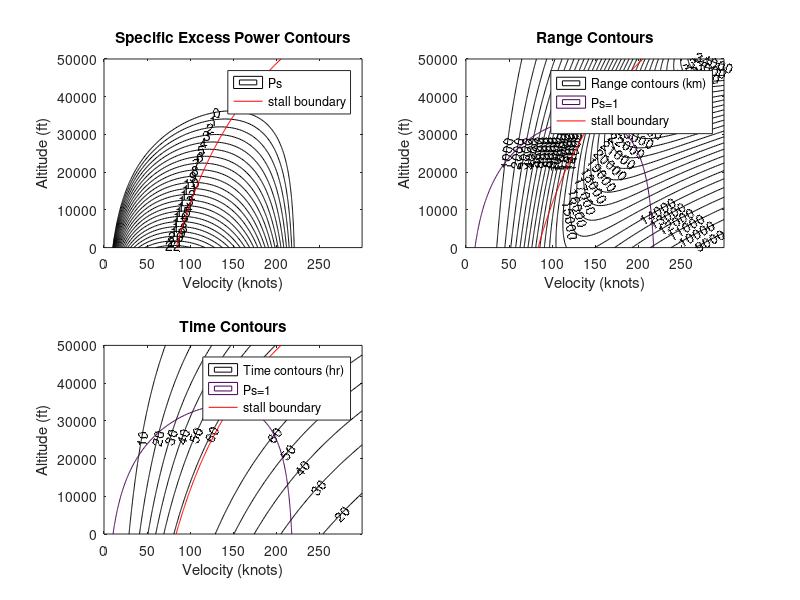

Write MATLAB code to recreate this figure.
clear
clc
clf
close all;

h_cruise = 40000*0.3048;
% Wing characteristics
S = 120; % Wing area (m^2)
WS = 35; % Wingspan (m)
AR = (WS^2)/S; % Aspect ratio ((span^2)/(wing area))
Clmax = 1.8;
Clmin = 0.1;
Cd0 = 0.06; %0.026; % Drag coefficient at 0 angle of attack
e = 0.75; % Oswald efficiency
K = 1/(pi()*AR*e);

% Constants
g = 9.81; % acceleration due to gravity (m/s^2)
mu = 0.02; % Friction of runway
R = 286.9; % Gas constant for air (J/kg.K)
rho0 = 1.225; % Density at sea level (kg/m^3)
Laps = 0.0065; % (K/m)Lapse rate

% Weight characteristics
Wmtow = 25000; % MTOW mass (lb)
Wempty = 8700; % empty mass (lb)
W = Wmtow*g; % MTOW (N)

% fuel = 128; % (gallons) fuel capacity
% rho_w = 1000; % density of water
% fsg = 0.718; % fuel specific gravity
% fuel = fuel*(3.78541e-3)*rho_w*fsg; % (kg) fuel capacity
% fuel_lb = fuel/2.20462;
% fuel_flow = 19.2; % gph
% fuel_flow = fsg*fuel_flow*3.785/3600; % kg/s
% 
% Fvariable = 0.15*fuel; % variable fuel reserve
% Freserve = fuel_flow*45*60; % required reserve fuel
% Wfinal = W - (fuel - Fvariable - Freserve)*g; % final allowable weight
Wfinal = 8700;

% Propeller characteristics
Power0 = 11000*745.7; % shaft power at sea level
% TSFC = 0.39;%/3600; (N/hr / N)Thrust Specific Fuel Consumption
TSFC = 0.85*18*1e-6 * g*3600;   %kg/(s.N)

% Sea Level characteristics
T0 = 15 + 273.15;
P0 = 101.3e3;

% % Read data from blade analysis program
% fileID = fopen('propeller.txt','r');
% formatSpec = '%d %f';
% sizeA = [8 Inf];
% A = fscanf(fileID,formatSpec,sizeA);
% A = A';
% fclose('all');

% Altitude and Velocity range
h_max = 50000; % ft
h = 0:250:h_max; % altitudes (ft)
v_max = 300*0.514444; % m/s
V = 0:v_max; % (m/s) 
V_knots = V*1.94384; % (knots)

% J = V/(nD)
% Work out velocity from J value
% V2 = A(:,2)*n*d;
% efficiency = A(:,8); 
% eff = max(efficiency) - 0.1;
eff = 0.8;

theta = 0;
count = 0;


for i=1:length(h)
    alt = h(i)*0.3048; % (m) altitudes 
    temp = T0 - alt*Laps; % (K) temperature at these altitudes
    press=P0*(temp/T0)^(g/Laps/R); % (Pa) pressures at these altitudes
    rho = press/(R*temp); % (kg/m^3) density at these altitudes 
    P = Power0*rho/rho0; % (W) power adjusted for altitude
 
    % Stall boundary
    vstall(i)=sqrt(W/Clmax/0.5/rho/S);
    
    for j = 1:length(V)
        Vel = V(j);
        
        T = P*eff/Vel;       % (N) thrust
        Cl = W/(0.5*rho*Vel^2*S); % lift coefficient
        Cd = Cd0 + K*(Cl-Clmin)^2;        % drag coefficient
        D = 0.5*Cd*rho*Vel^2*S;   % (N) drag

        % Specific Excess Power
        Ps(i,j) = Vel*(T - D)/W; % W would change throughout the flight meanign so would L and D. Need to add a time loop to calculate
        
        % Range
        Range(i,j) = (Vel/(TSFC/3600))*(Cl/Cd)*(log(W/Wfinal));% (m) /1000000;        
        
        time(i,j) = Range(i,j)/Vel;
        
        % Specific energy
        he(i,j) = alt + 0.5*(V(j)^2/g);
        
        % calculate average climb angle
        if h(i) <= h_cruise && V(j) >= vstall(i)
            angle_climb(i,j) = (T - D)/W;
        end
    end        
end

%%

% Contour Specific Excess Power
figure(1);
subplot(2,2,1)
vals = 0:50;
[c1,h1]=contour(V_knots,h,Ps,vals,'k');
clabel(c1,h1, 'labelspacing',1e10);
title('Specific Excess Power Contours');
xlabel('Velocity (knots)');
ylabel('Altitude (ft)');
hold on;
plot (vstall*1.94384,h,'-r');
legend('Ps','stall boundary');

% Contour Range
% figure(2)
subplot(2,2,2)
vals2 = 0:1000:500000;
[c2,h2]=contour(V_knots,h,Range/1000,vals2,'k'); % Multiply by 0.621371 - convert to miles
clabel(c2,h2, 'labelspacing',1e10);
xlabel('Velocity (knots)')
ylabel('Altitude (ft)')
title('Range Contours');
hold on
[c3,h3] = contour(V_knots,h,Ps,[1 1000]);
clabel(c3,h3, 'labelspacing',1e10);
plot(vstall*1.94384,h,'-r')
legend('Range contours (km)','Ps=1','stall boundary')

% Contour Time
% figure(3)
subplot(2,2,3)
vals3 = 0:10:100;
[c4,h4]=contour(V_knots,h,time/3600,vals3,'k'); % Multiply by 0.621371 - convert to miles
clabel(c4,h4, 'labelspacing',1e10);
xlabel('Velocity (knots)')
ylabel('Altitude (ft)')
title('Time Contours');
hold on
[c5,h5] = contour(V_knots,h,Ps,[1 1000]);
clabel(c5,h5, 'labelspacing',1e10);
plot(vstall*1.94384,h,'-r')
legend('Time contours (hr)','Ps=1','stall boundary')